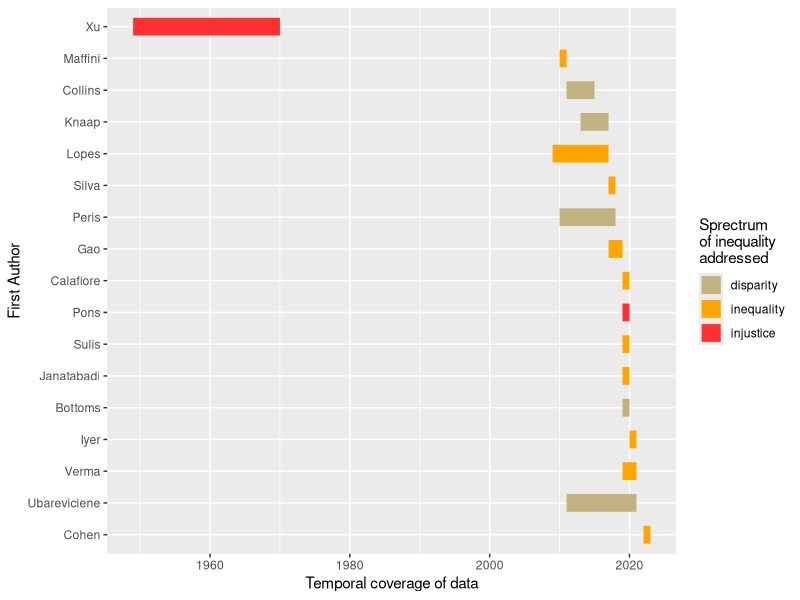

This chart was generated by the following R code:
## ---- chunk 1
knitr::opts_chunk$set(echo = TRUE)
## ---- chunk 2
library(tidyverse)
library(lubridate)

data <- read_csv("data/SI_InequalityCities.csv") |>
  mutate(start = ymd(paste0(start,"01-01")), 
         end = ymd(paste0(end,"01-01"))) |>
  arrange(desc(end)) 

head(data)

## ---- chunk 3
data_long <- data |>
  pivot_longer(cols=c("start", "end"),
            names_to="date_type",
            values_to = "date") 

head(data_long)
## ---- chunk 4

ggplot(data_long, aes(x=fct_inorder(author), y=date, colour=typineq)) +
  geom_line(size=6) + labs(colour = "Sprectrum \nof inequality \naddressed") +
  scale_colour_manual(values = c("#C2B280", "orange", "firebrick1")) +
  ylab("Temporal coverage of data") + xlab("First Author") +
  coord_flip() 
